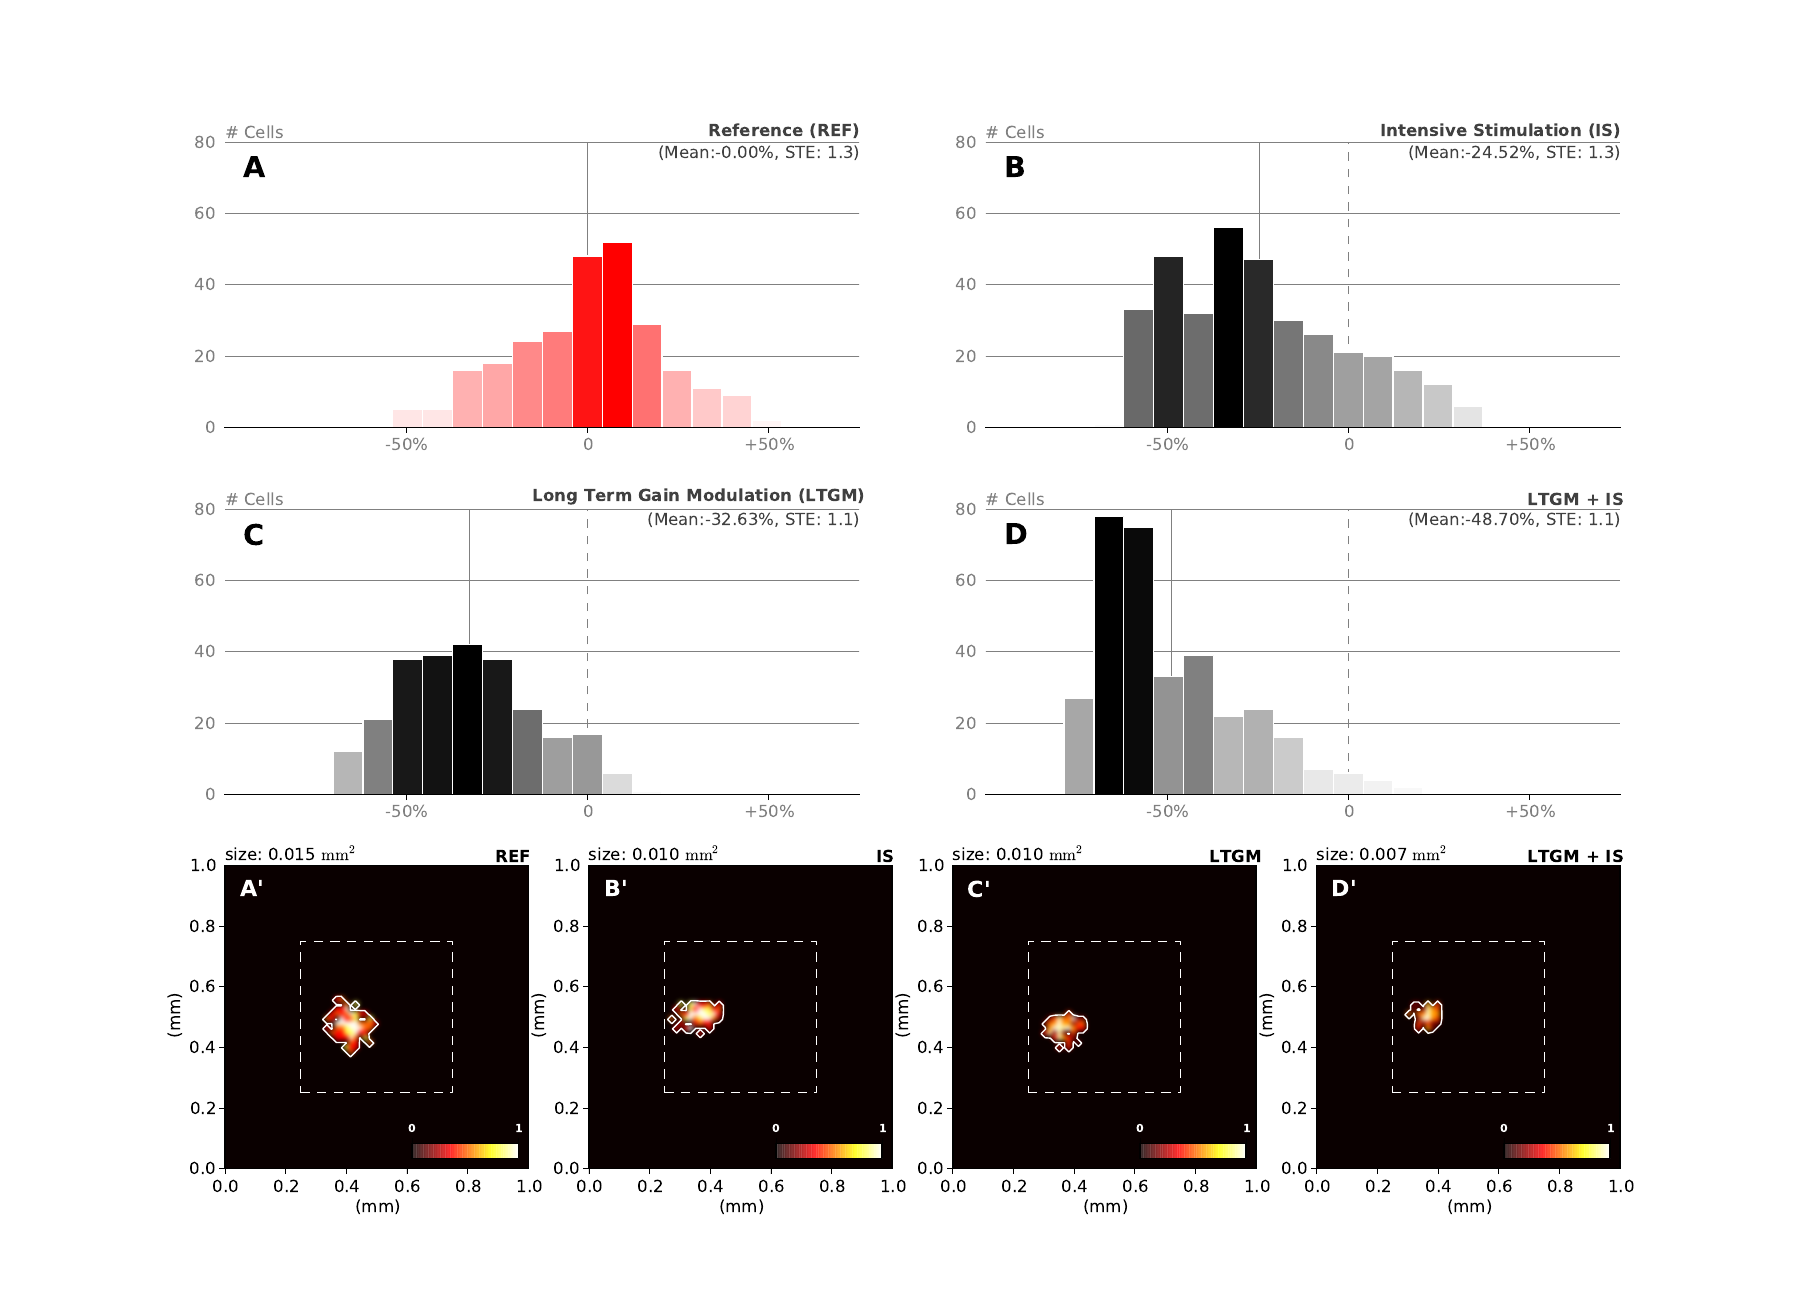

The script that saved this image:
import numpy as np
import matplotlib
import matplotlib.pyplot as plt
from matplotlib.ticker import MultipleLocator, FormatStrFormatter
from mpl_toolkits.axes_grid1.inset_locator import inset_axes
from matplotlib.patches import Rectangle
import matplotlib.patheffects as PathEffects


def histogram(letter, text, Ref, X, color=(0,0,0)):

    ref_mean = np.mean(Ref)
    x_mean   = np.mean(X)
    X  =  100.0*(X - ref_mean) / ref_mean
    mean = np.mean(X)
    std = np.std(X)
    ste = std/np.sqrt(len(X))

    x_mean = 100.0*(x_mean - ref_mean) / ref_mean

    bin_size=8.0
    min_edge=-95.0
    max_edge=95.0
    N = (max_edge-min_edge)/bin_size
    bins = np.linspace(min_edge, max_edge, N+1)
    counts, bins, patches = axes.hist(X, bins=bins, facecolor=fg, edgecolor=bg, lw=1)

    n_max = float(counts.max())
    i_max = counts.argmax()
    x_max = (bins[i_max]+bins[i_max+1])/2.
    for n, patch in zip(counts,patches):
        #v = np.sqrt((1-n/n_max))
        v = (1-n/n_max)
        patch.set_facecolor( (max(v,color[0]), max(v,color[1]), max(v,color[2])))

    ymin,ymax = 0, 80
    xmin,xmax = -100, +75
    plt.xlim(xmin,xmax)
    plt.ylim(ymin,ymax+1)

    plt.axvline(x=0,ymin=ymin,ymax=ymax/(ymax+1.),
                color='0.5',lw=.75,zorder=-1,ls='--')
    plt.axvline(x=x_mean,ymin=ymin,ymax=ymax/(ymax+1.),
                color='0.5',lw=.75,zorder=-1,ls='-')

    axes.set_aspect( 0.45 * (xmax-xmin)/(ymax-ymin) )
    axes.spines['right'].set_color('none')
    axes.spines['left'].set_color('none')
    axes.spines['top'].set_color('none')
    axes.xaxis.set_ticks_position('bottom')
    axes.yaxis.set_ticks_position('left')

    plt.yticks([])
    plt.xticks([-50,0,+50],['-50%','0','+50%'])

    axes.yaxis.set_major_locator(MultipleLocator(20.0))
    axes.grid(which='major', axis='y', linewidth=0.75, linestyle='-', color='0.5')

    [t.set_color('0.5') for t in axes.xaxis.get_ticklabels()]
    [t.set_color('0.5') for t in axes.yaxis.get_ticklabels()]
    [t.set_alpha(0.0) for t in axes.yaxis.get_ticklines()]

    plt.text(xmin+5,0.95*ymax,letter, fontsize='xx-large', va='top', color=fg,weight='bold')
    plt.text(75,ymax+1,text, va='bottom',ha='right',color='.25',weight='bold')
    plt.text(75,ymax-1, '(Mean:%.2f%%, STE: %.1f)' % (mean,ste), va='top',ha='right',color='.25')
    plt.text(-100,ymax+1,"# Cells", va='bottom',ha='left',color='.5')



def imshow(letter, text, figref, Z):
    interpolation = 'bicubic'
    cmap = plt.cm.hot
    axis = plt.gca()
    vmin, vmax = 0, 1

    im = plt.imshow(Z, extent = [0,1,0,1],
                    interpolation=interpolation, cmap=cmap, vmin=0,vmax=1)
    ins = inset_axes(axis, width="35%", height="5%",  loc=4, borderpad=.5)
    cbar = plt.colorbar(cax=ins, orientation="horizontal",ticks=[vmin, vmax])
    ins.xaxis.set_ticks_position("top")
    cbar.ax.set_xticklabels(['0', '1'], fontsize=8, color='w', weight='bold')

    CS = axis.contour(Z, [0.05], origin='upper',
                      linewidths=1, colors='w', extent=(0,1,0,1))

    axis.set_xlim(0,1)
    axis.set_ylim(0,1)

    axis.xaxis.set_major_locator(MultipleLocator(0.2))
    #axis.xaxis.set_minor_locator(MultipleLocator(0.01))
    axis.yaxis.set_major_locator(MultipleLocator(0.2))
    #axis.yaxis.set_minor_locator(MultipleLocator(0.01))
    axis.get_xaxis().tick_bottom()
    axis.get_yaxis().tick_left()
    axis.set_xlabel('(mm)')
    axis.set_ylabel('(mm)')

    rect = Rectangle((.25,.25), .5, .5, facecolor='None', edgecolor='w', ls='dashed', lw=.75)
    axis.add_patch(rect)
    #t = axis.text(.26,.74, "RoI", ha='left', va='top', zorder=1,
    #               weight='bold', color='w', fontsize=16, alpha=.5)
    #t.set_path_effects([PathEffects.withStroke(linewidth=.75,foreground="k",alpha=.25)])
    axis.text(1,1.01,text, ha='right', va='bottom', weight='bold')
    axis.text(0,1.01,letter, ha='left', va='bottom', color='k')

    axis.text(0.05,0.95,figref, ha='left', va='top', color='w',  weight='bold', fontsize=16)


    return im


if __name__ == '__main__':

    REF    = np.load('./REF-ROI-sizes.npy')
    STGM   = np.load('./STGM-ROI-sizes.npy')
    LTGM   = np.load('./LTGM-ROI-sizes.npy')
    IS     = np.load('./IS-ROI-sizes.npy')
    LTGMIS = np.load('./LTGMIS-ROI-sizes.npy')

    s = 1/(64.0*64.0)
    print "REF:    mean=%.3f, std=%.4f" % (s*np.mean(REF),    s*np.std(REF))
    print "STGM:   mean=%.3f, std=%.4f" % (s*np.mean(STGM),   s*np.std(STGM))
    print "IS:     mean=%.3f, std=%.4f" % (s*np.mean(IS),     s*np.std(IS))
    print "LTGM:   mean=%.3f, std=%.4f" % (s*np.mean(LTGM),   s*np.std(LTGM))
    print "LTGMIS: mean=%.3f, std=%.4f" % (s*np.mean(LTGMIS), s*np.std(LTGMIS))


    fg = 0.0,0.0,0.0
    bg = 1.0,1.0,1.0
    #matplotlib.rcParams['ytick.major.size'] = 0
    #matplotlib.rcParams['ytick.minor.size'] = 9
    matplotlib.rcParams['xtick.major.width'] = .5
    matplotlib.rcParams['ytick.major.width'] = .5
    matplotlib.rcParams['xtick.direction'] = 'out'
    matplotlib.rcParams['ytick.direction'] = 'out'
    matplotlib.rcParams['font.size'] = 12.0
    matplotlib.rc('axes', facecolor = bg)
    matplotlib.rc('axes', edgecolor = fg)
    matplotlib.rc('xtick', color = fg)
    matplotlib.rc('ytick', color = fg)
    matplotlib.rc('figure', facecolor = bg)
    matplotlib.rc('savefig', facecolor = bg)

    fig = plt.figure(figsize=(18,13), dpi=72)
    axes = plt.subplot(321, axisbelow=True)
    histogram("A","Reference (REF)", REF,REF,color=(1,0,0))
    axes = plt.subplot(322, axisbelow=True)
    histogram("B","Intensive Stimulation (IS)", REF,IS)
    axes = plt.subplot(323, axisbelow=True)
    histogram("C","Long Term Gain Modulation (LTGM)", REF,LTGM)
    axes = plt.subplot(324, axisbelow=True)
    histogram("D","LTGM + IS", REF,LTGMIS)



    REF = np.load('./model_response_64_ref.npy')
    IS = np.load('./model_response_64_is.npy')
    LTGM = np.load('./model_response_64_ltgm.npy')
    STGM = np.load('./model_response_64_stgm.npy')
    LTGMIS = np.load('./model_response_64_ltgm_is.npy')

    x,y = 20,1
    RF_REF    = REF[x::32,y::32]
    RF_IS     = IS[x::32,y::32]
    RF_LTGM   = LTGM[x::32,y::32]
    RF_LTGMIS = LTGMIS[x::32,y::32]

#    print (RF_REF>0).sum()/ float(64*64)
#    print (RF_IS>0).sum()/ float(64*64)
#    print (RF_LTGM>0).sum()/ float(64*64)
#    print (RF_LTGMIS>0).sum()/ float(64*64)

    Z = np.abs(RF_REF) + np.abs(RF_IS) + np.abs(RF_LTGM) + np.abs(RF_LTGMIS)
    X = np.argwhere(Z.sum(axis=1) >= 0.0)
    xmin,xmax = X.min(), X.max()+1
    Y = np.argwhere(Z.sum(axis=0) >= 0.0)
    ymin,ymax = Y.min(), Y.max()+1

    plt.subplot(3,4,9,aspect=1)
    imshow("size: %.3f $\mathrm{mm}^\mathrm{2}$" % ((RF_REF>0).sum()/ float(64*64)),
           "REF","A'",RF_REF[xmin:xmax,ymin:ymax])
    plt.subplot(3,4,10,aspect=1)
    imshow("size: %.3f $\mathrm{mm}^\mathrm{2}$" % ((RF_IS>0).sum()/ float(64*64)),
           "IS","B'",RF_IS[xmin:xmax,ymin:ymax])
    plt.subplot(3,4,11,aspect=1)
    imshow("size: %.3f $\mathrm{mm}^\mathrm{2}$" % ((RF_LTGM>0).sum()/ float(64*64)),
           "LTGM", "C'", RF_LTGM[xmin:xmax,ymin:ymax])
    plt.subplot(3,4,12,aspect=1)
    im = imshow("size: %.3f $\mathrm{mm}^\mathrm{2}$" % ((RF_LTGMIS>0).sum()/ float(64*64)),
                "LTGM + IS", "D'", RF_LTGMIS[xmin:xmax,ymin:ymax])

    # ax = plt.gca()
    # axins = inset_axes(ax,
    #                    width="5%", # width = 10% of parent_bbox width
    #                    height="100%", # height : 50%
    #                    loc=3,
    #                    bbox_to_anchor=(1.05, 0., 1, 1),
    #                    bbox_transform=ax.transAxes,
    #                    borderpad=0 )
    # plt.colorbar(im, cax=axins, ticks=[0,1])

    plt.savefig("size-histogram.pdf")
    plt.show()
